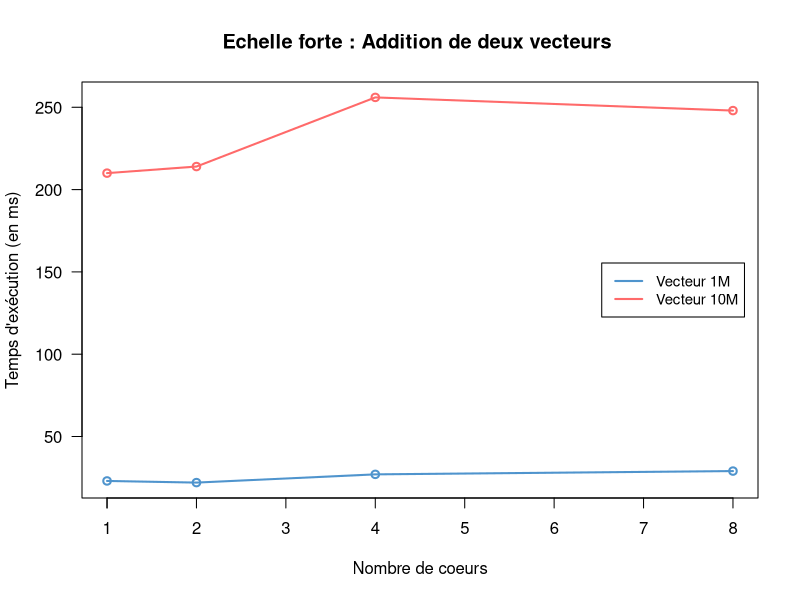
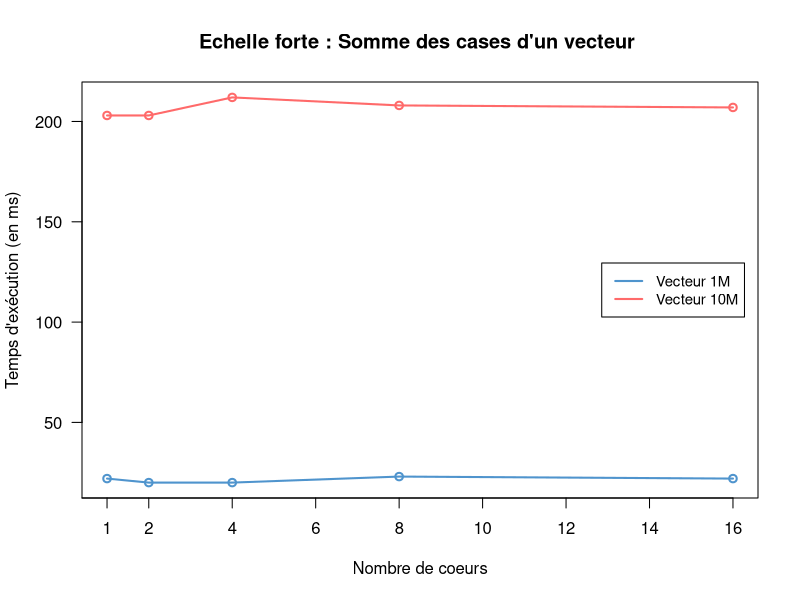
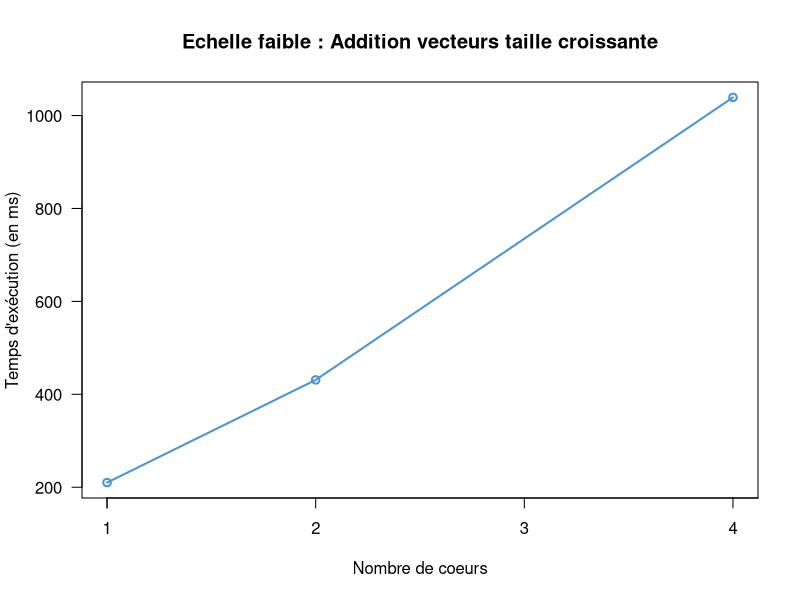
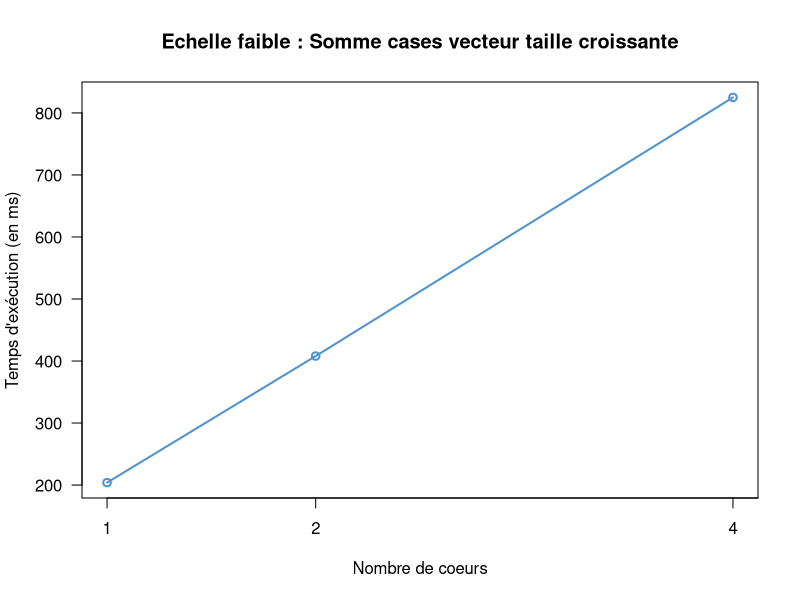
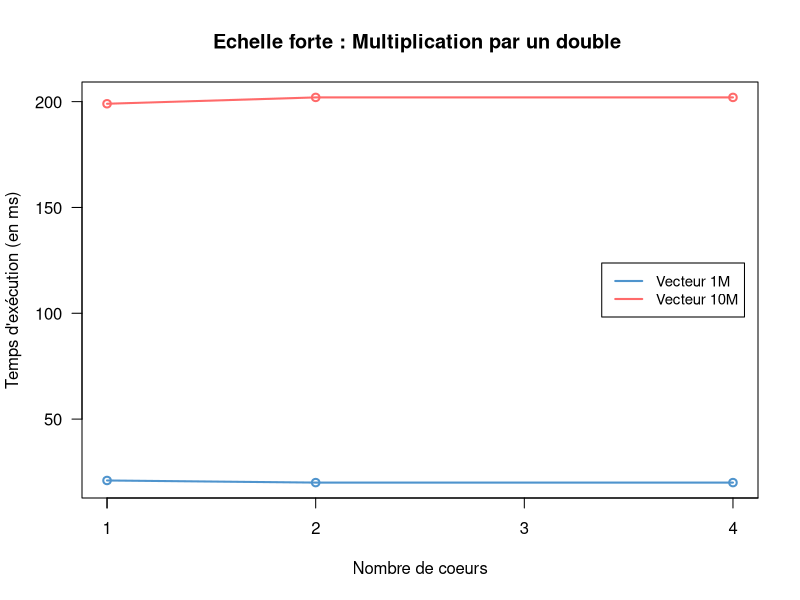
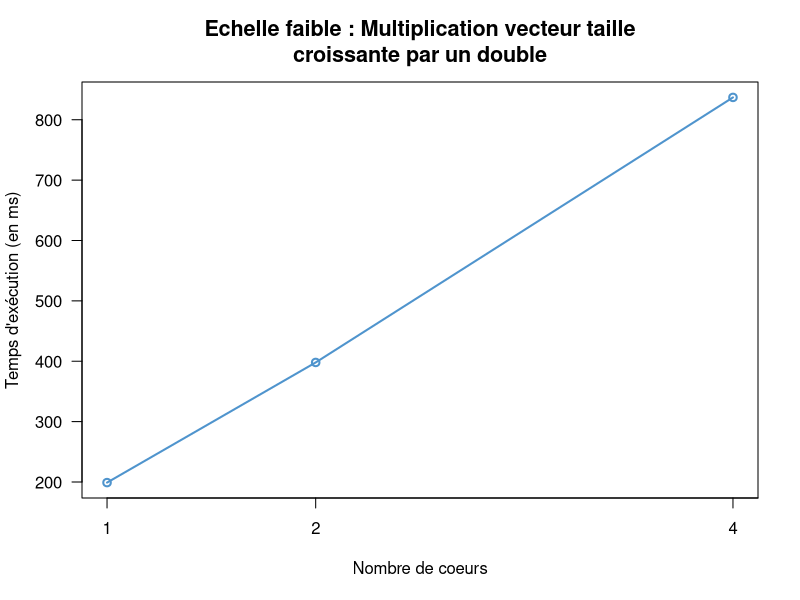

Source code (R) for these figures, in order:
#Passage a l'échelle forte
#Addition
temps1M = c(23, 22, 27, 29)
temps10M= c(210, 214, 256, 248)
nbcoeur = c(1, 2, 4, 8)

limin <- min(temps1M, temps10M)
limax <- max(temps1M, temps10M)

plot(nbcoeur, temps1M,  ylim = range(limin:limax),  type = "o", xlab = "Nombre de coeurs", ylab = "Temps d'exécution (en ms)", lwd = 2,
      las = 1, xaxt="n", main="Echelle forte : Addition de deux vecteurs ", col="steelblue3")
axis(1, at = c(seq(1, 8, by = 1), las=1))
lines(nbcoeur, temps10M, type="o", lwd = 2, col="indianred1")
legend("right", inset = 0.02, legend=c("Vecteur 1M", "Vecteur 10M"), col=c("steelblue3", "indianred1"), lty=1, lwd = 2, cex = 0.9)


#Somme
temps1M=c(22, 20, 20, 23, 22)
temps10M=c(203, 203, 212, 208, 207)
nbcoeur = c(1, 2, 4, 8, 16)
limin <- min(temps1M, temps10M)
limax <- max(temps1M, temps10M)

plot(nbcoeur, temps1M,  ylim = range(limin:limax),  type = "o", xlab = "Nombre de coeurs", ylab = "Temps d'exécution (en ms)", lwd = 2,
     las = 1, xaxt="n", main="Echelle forte : Somme des cases d'un vecteur ", col="steelblue3")
axis(1, at = c(seq(0, 16, by = 2), las=1))
lines(nbcoeur, temps10M, type="o", lwd = 2, col="indianred1")
legend("right", inset = 0.02, legend=c("Vecteur 1M", "Vecteur 10M"), col=c("steelblue3", "indianred1"), lty=1, lwd = 2, cex = 0.9)


#Passage a l'échelle faible
#10M
#Addtion
tempsXM= c(210, 431, 1039)
nbcoeur = c(1, 2, 4)
limin <- min(tempsXM, tempsXM)
limax <- max(tempsXM, tempsXM)

plot(nbcoeur, tempsXM,  ylim = range(limin:limax),  type = "o", xlab = "Nombre de coeurs", ylab = "Temps d'exécution (en ms)", lwd = 2,
     las = 1, xaxt="n", main="Echelle faible : Addition vecteurs taille croissante", col="steelblue3")
axis(1, at = c(seq(1, 8, by = 1), las=1))

#Somme
tempsXM=c(204, 408, 825)
nbcoeur = c(1, 2, 4)
limin <- min(tempsXM, tempsXM)
limax <- max(tempsXM, tempsXM)

plot(nbcoeur, tempsXM,  ylim = range(limin:limax),  type = "o", xlab = "Nombre de coeurs", ylab = "Temps d'exécution (en ms)", lwd = 2,
     las = 1, xaxt="n", main="Echelle faible : Somme cases vecteur taille croissante", col="steelblue3")
axis(1, at = c(seq(2, 16, by = 2), las=1))

###Multiplication
#Forte

temps1M= c(21,20,20)
temps10M= c(199,202,202)
nbcoeur = c(1, 2, 4)
limin <- min(temps1M, temps10M)
limax <- max(temps1M, temps10M)

plot(nbcoeur, temps1M,  ylim = range(limin:limax),  type = "o", xlab = "Nombre de coeurs", ylab = "Temps d'exécution (en ms)", lwd = 2,
     las = 1, xaxt="n", main="Echelle forte : Multiplication par un double ", col="steelblue3")
axis(1, at = c(seq(1, 8, by = 1), las=1))
lines(nbcoeur, temps10M, type="o", lwd = 2, col="indianred1")
legend("right", inset = 0.02, legend=c("Vecteur 1M", "Vecteur 10M"), col=c("steelblue3", "indianred1"), lty=1, lwd = 2, cex = 0.9)

#Faible

tempsXM=c(199, 398, 837)
nbcoeur = c(1, 2, 4)
limin <- min(tempsXM, tempsXM)
limax <- max(tempsXM, tempsXM)

plot(nbcoeur, tempsXM,  ylim = range(limin:limax),  type = "o", xlab = "Nombre de coeurs", ylab = "Temps d'exécution (en ms)", lwd = 2,
     las = 1, xaxt="n", col="steelblue3")
axis(1, at = c(seq(2, 16, by = 2), las=1))
title(main=paste("Echelle faible : Multiplication vecteur taille","\n",sep=""),cex.main=1.3)
title(main=paste("\n","croissante par un double",sep=""),cex.main=1.3)




####MATRICES######
